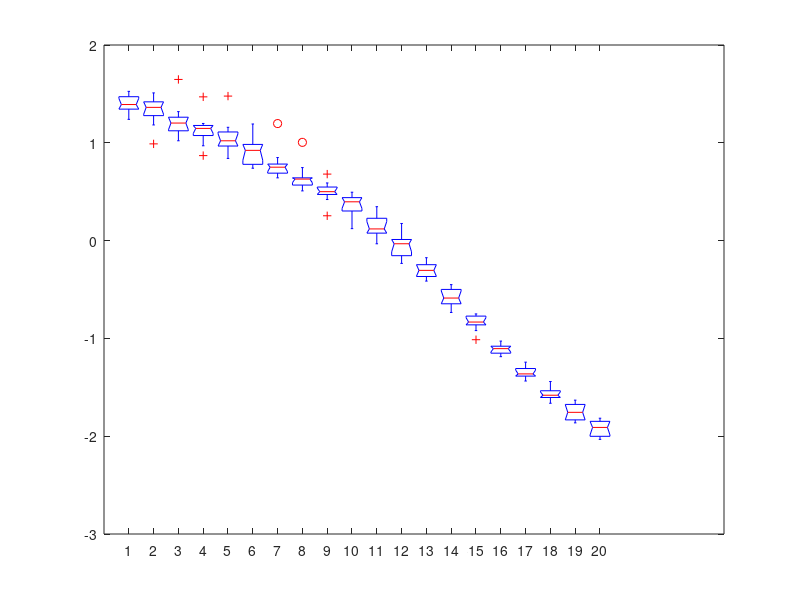
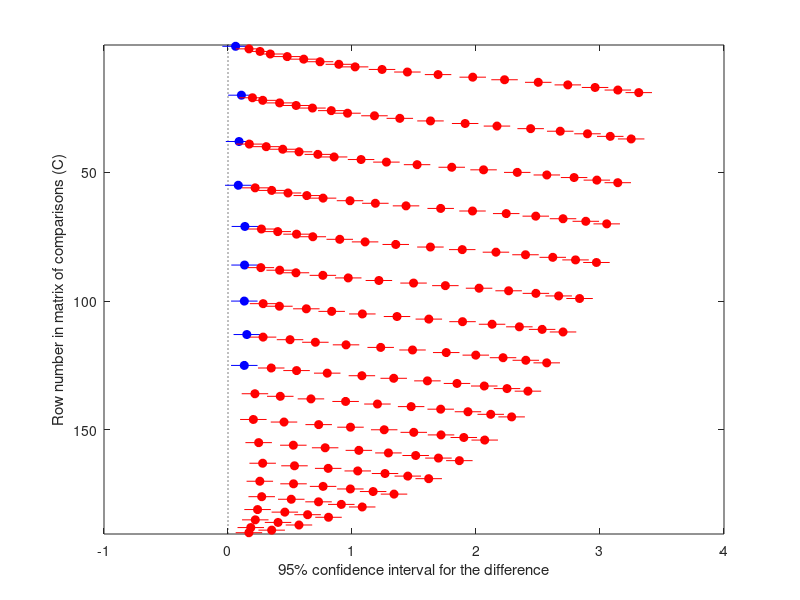
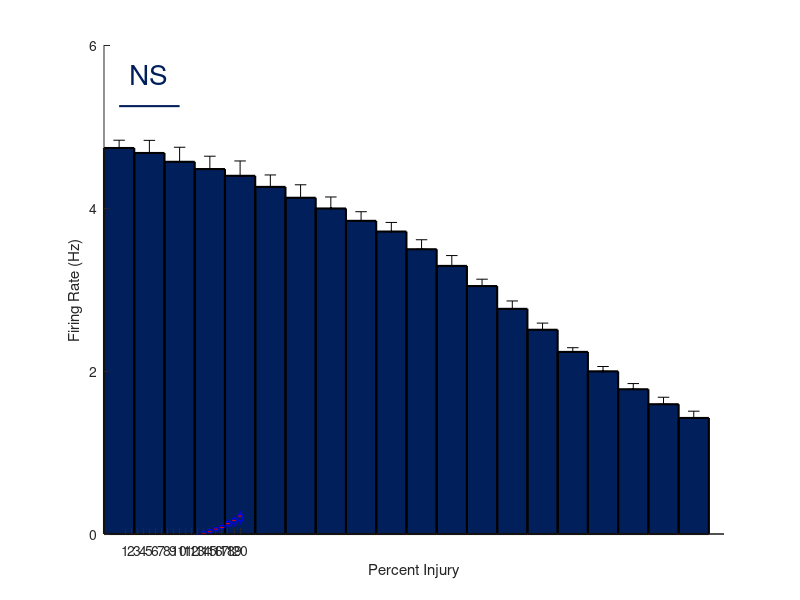
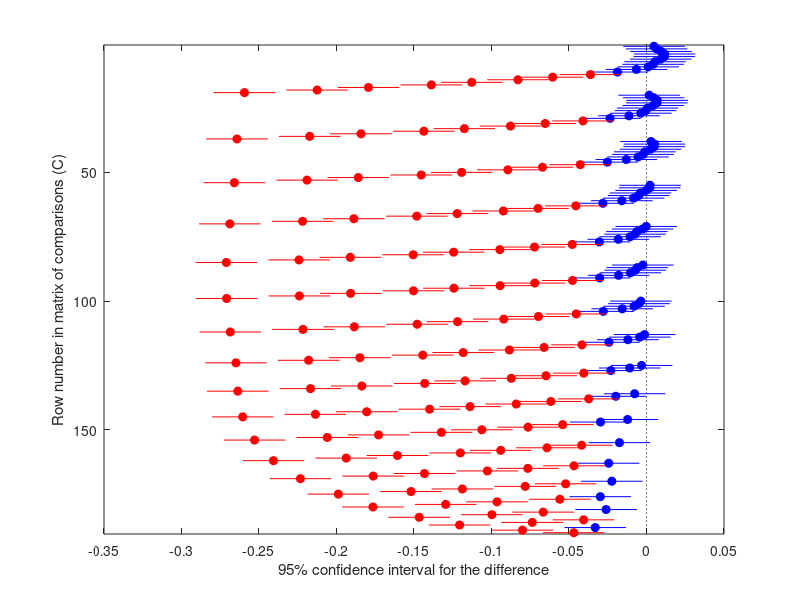

Write MATLAB code to recreate these figures, in order. (Note: this script raises an error after producing the figures.)
%% A
load('A')
YInjured=y;

% Is it different than baseline? 
[p,tbl,stats] = anova1(YInjured);
c=multcompare(stats);
% 15% damage is first significant



figure
bar(0:5:95,mean(YInjured),'barwidth',1,'facecolor',[1 31 91]/255,'linewidth',1.5)
hold on
errorbar(0:5:95,mean(YInjured),zeros(1,20),std(YInjured),'k.')
K=max([mean(YInjured)+std(YInjured);mean(YInjured)+std(YInjured)]);
M=0:5:95;
plot([0 10],[5.25 5.25],'linewidth',1.5,'color',[1 31 91]/255)
text(5, 5.25*1.075,'NS','HorizontalAlignment','center','fontsize',20,'color',[1 31 91]/255)
xlim([-2.5 100])
ylim([0 6])
set(gca,'XTick',[0:25:100])
set(gca,'YTick',[0:2:6])
box off
xlabel('Percent Injury')
ylabel('Firing Rate (Hz)')


%% B
load('B')
[p,tbl,stats] = anova1(COVMat);
c=multcompare(stats);
% 60% damage is first significant

figure
bar(0:5:95,mean(COVMat)*100,'barwidth',1,'facecolor',[1 31 91]/255,'linewidth',1.5)
hold on
errorbar(0:5:95,mean(COVMat)*100,zeros(1,20),std(COVMat)*100,'k.')
K=max([mean(COVMat)+std(COVMat);mean(COVMat)+std(COVMat)]);
M=0:5:95;
plot([0 55],[1 1]*100,'linewidth',1.5,'color',[1 31 91]/255)
text(55/2, 1*1.075*100,'NS','HorizontalAlignment','center','fontsize',20,'color',[1 31 91]/255)
xlim([-2.5 100])
ylim([0 150])
set(gca,'XTick',[0:25:100])
set(gca,'YTick',[0:25:150])
box off
xlabel('Percent Injury')
ylabel('CoV ISI (%)')

%% RasterPlots
load('C')
RasterPlot=false(max(A(:,2))+1,A(end,1)-A(1,1)+1);
RasterPlot(sub2ind(size(RasterPlot),A(:,2)+1,A(:,1)-A(1,1)+1))=1;
B=RasterPlot;
figure('units','normalized')
[y,x]=find(B(:,1:10000));
Title='Before Injury';
h1=axes('position',[.13 .4 .77 .48]);
scatter(x(y<601)/5000,y(y<601),'marker','.','markeredgecolor',[.2 .2 .2])
set(gca,'Ytick',[])
ylim([0 600])
title(Title)
ylabel('Exc.')
h1.XAxis.Visible='off';
h2=axes('position',[.13 .25 .77 .12]);
scatter(x(y>600)/5000,y(y>600),'marker','.','markeredgecolor',[.7 .7 .7])
set(gca,'Ytick',[])
ylabel('Inh.')
xlabel('Time (s)')




RasterPlot=false(max(InjuredA(:,2))+1,InjuredA(end,1)-InjuredA(1,1)+1);
RasterPlot(sub2ind(size(RasterPlot),InjuredA(:,2)+1,InjuredA(:,1)-InjuredA(1,1)+1))=1;
B=RasterPlot;
figure('units','normalized')
[y,x]=find(B(:,1:10000));
Title='50 Percent Injury';
h1=axes('position',[.13 .4 .77 .48]);
scatter(x(y<401)/5000,y(y<401),'marker','.','markeredgecolor',[.2 .2 .2])
set(gca,'Ytick',[])
ylim([0 400])
title(Title)
ylabel('Exc.')
h1.XAxis.Visible='off';
h2=axes('position',[.13 .25 .77 .12]);
scatter(x(y>400)/5000,y(y>400),'marker','.','markeredgecolor',[.7 .7 .7])
set(gca,'Ytick',[])
ylabel('Inh.')
xlabel('Time (s)')


%% D
load('D')

% Is it different than baseline? 
[p,tbl,stats] = anova1(NumPeaksMat);
c=multcompare(stats);
% 5% first sig

% Is it different than baseline?
[p,tbl,stats] = anova1(PeaksMat);
c=multcompare(stats);
% 5% first sig

% Is it different than baseline?
[p,tbl,stats] = anova1(WidthsMat);
c=multcompare(stats);
% 80% first sig

figure
scatter(0:5:95,mean(NumPeaksMat)./5/60,ones(1,20)*100,'filled','markerfacecolor',[1 31 91]/255)
hold on
errorbar(0:5:95,mean(NumPeaksMat)./5/60,std(NumPeaksMat)./5/60,'.k')
plot([0 95],[13.25 13.25],'linewidth',1.5,'color',[1 31 91]/255)
text(47.5, 13.25*1.075,'*','HorizontalAlignment','center','fontsize',20,'color',[1 31 91]/255)
set(gca,'xtick',0:25:100)
xlim([-2.5 100])
ylim([-1 15])
xlabel('Percent Injury')
ylabel('Frequency (Oscillation / sec)')
plot([70 70],[-3 15],'--','linewidth',1.5,'color',[1 31 91]/255)
box off


figure
scatter(0:5:95,mean(PeaksMat)/20,ones(1,20)*100,'filled','markerfacecolor',[1 31 91]/255)
hold on
errorbar(0:5:95,mean(PeaksMat)/20,std(PeaksMat)/20,'.k')
plot([0 70],[.09 .09],'linewidth',1.5,'color',[1 31 91]/255)
text(35, .09*1.075,'*','HorizontalAlignment','center','fontsize',20,'color',[1 31 91]/255)
set(gca,'xtick',0:25:100)
xlim([-2.5 100])
ylim([-.007 .1])
xlabel('Percent Injury')
ylabel('Magnitude (Fraction)')
box off


figure
scatter(0:5:95,mean(WidthsMat)*1000,ones(1,20)*100,'filled','markerfacecolor',[1 31 91]/255)
hold on
errorbar(0:5:95,mean(WidthsMat)*1000,std(WidthsMat)*1000,'.k')
plot([0 70],[23 23],'k','linewidth',1.5,'color',[1 31 91]/255)
text(70/2, 23*1.075,'NS','HorizontalAlignment','center','fontsize',20,'color',[1 31 91]/255)
set(gca,'xtick',0:25:100)
xlim([-2.5 100])
ylim([-1 25])
xlabel('Percent Injury')
ylabel('FWHM (msec)')
box off


